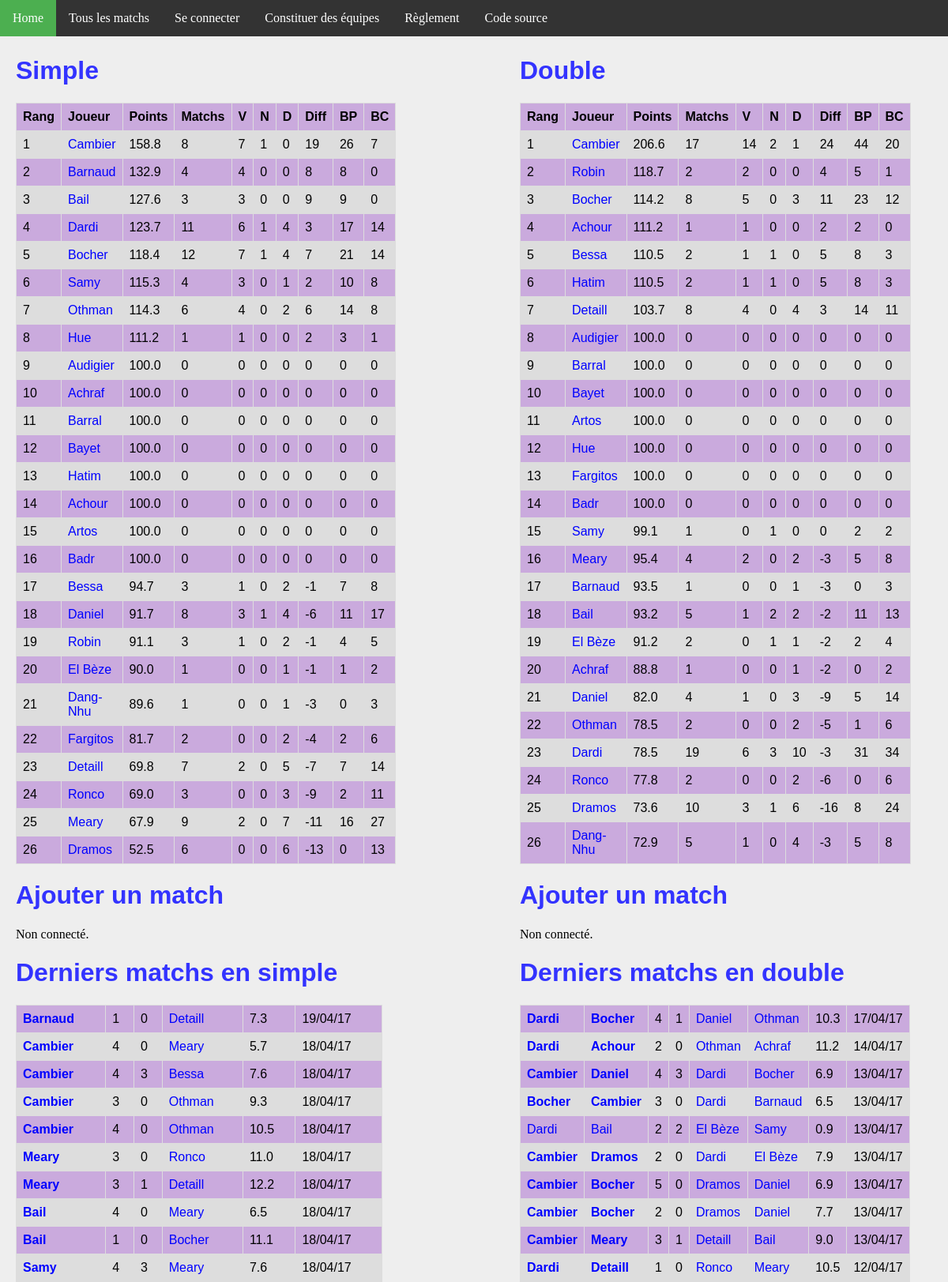
/, run on an earlier commit of the app's database.
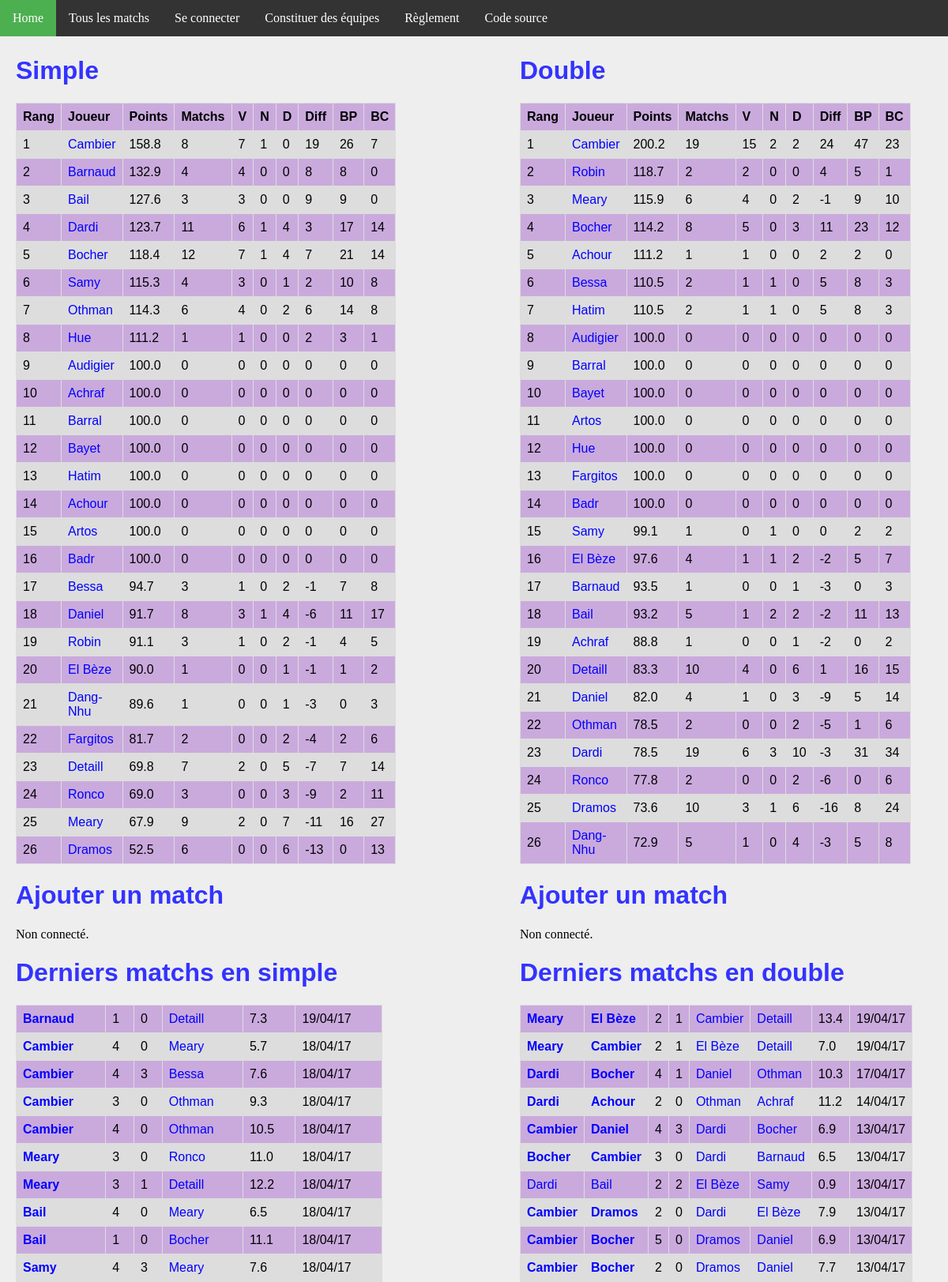
And on a later commit of the database.
### ranking/models.py (models this page shows, shortened)
class Joueur(models.Model):
    user = models.OneToOneField(User, on_delete=models.CASCADE)
    pseudo = models.CharField(max_length = 50, default="Pax lambda")
    simple_score = models.FloatField(default=100)
    simple_rang = models.IntegerField(default=0)
    simple_victoires = models.IntegerField(default=0)
    simple_nuls = models.IntegerField(default=0)
    simple_defaites = models.IntegerField(default=0)
    simple_buts_pour = models.IntegerField(default=0)
    simple_buts_contre = models.IntegerField(default=0)
    double_score = models.FloatField(default=100)
    double_rang = models.IntegerField(default=0)
    double_victoires = models.IntegerField(default=0)
    double_nuls = models.IntegerField(default=0)
    double_defaites = models.IntegerField(default=0)
    double_buts_pour = models.IntegerField(default=0)
    double_buts_contre = models.IntegerField(default=0)
    @property
    def simple_matchs(self):
        return self.simple_nuls + self.simple_victoires + self.simple_defaites
    @property
    def double_matchs(self):
        return self.double_nuls + self.double_victoires + self.double_defaites
    @property
    def simple_diff(self):
        return self.simple_buts_pour - self.simple_buts_contre
    @property
    def double_diff(self):
        return self.double_buts_pour - self.double_buts_contre

class MatchSimple(models.Model):
    domicile = models.ForeignKey('Joueur', related_name = 'dom')
    exterieur = models.ForeignKey('Joueur', related_name = 'exte')
    date = models.DateTimeField(auto_now_add=True)
    buts_domicile = models.IntegerField(default=0)
    buts_exterieur = models.IntegerField(default=0)
    points = models.FloatField(default=0)
    @property
    def winner(self):
        if self.buts_domicile > self.buts_exterieur:
            return 1.
        elif self.buts_domicile < self.buts_exterieur:
            return 0.
        else:
            return 0.5

class MatchDouble(models.Model):
    domicile_1 = models.ForeignKey('Joueur', related_name = 'dom1')
    domicile_2 = models.ForeignKey('Joueur', related_name = 'dom2')
    exterieur_1 = models.ForeignKey('Joueur', related_name = 'exte1')
    exterieur_2 = models.ForeignKey('Joueur', related_name = 'exte2')
    date = models.DateTimeField(auto_now_add=True)
    buts_domicile = models.IntegerField(default=0)
    buts_exterieur = models.IntegerField(default=0)
    points = models.FloatField(default=0)
    @property
    def winner(self):
        if self.buts_domicile > self.buts_exterieur:
            return 1.
        elif self.buts_domicile < self.buts_exterieur:
            return 0.
        else:
            return 0.5

### ranking/views.py (the view)
# urls.py: url(r'^$', views.index, name='index'),
def index(request):
    n_matchs = 10
    context = {
        'simple_ranking': Joueur.objects.order_by('simple_rang').all(),
        'double_ranking': Joueur.objects.order_by('double_rang').all(),
        'simple_matchs': MatchSimple.objects.order_by('-date').all()[:n_matchs],
        'double_matchs': MatchDouble.objects.order_by('-date').all()[:n_matchs],
    }
    return render(request, 'index.html', context)

### ranking/templatetags/app_filter.py (called while the page is built)
@register.filter(name='decimal')
def decimal(x):
    return '{0:.1f}'.format(x)

### ranking/templates/index.html (shortened to what the changed rows need)
{% extends 'base.html' %}
{% block body %}
{% load app_filter %}
<div id="column1" style="float:left; margin:0; width:40%;">
    <h1>Simple</h1>
    <table>
        <tr>
            <th>Rang</th>
            <th>Joueur</th>
            <th>Points</th>
            <th>Matchs</th>
            <th>V</th>
            <th>N</th>
            <th>D</th>
            <th>Diff</th>
            <th>BP</th>
            <th>BC</th>
        </tr>
        {% for j in simple_ranking %}
        <tr>
            <td>{{ j.simple_rang }}</td>
            <td><a class='joueur' href="{% url 'joueur' j.id %}">{{j.pseudo}}</a></td>
            <td>{{j.simple_score|decimal}}</td>
            <td>{{j.simple_matchs}}</td>
            <td>{{j.simple_victoires}}</td>
            <td>{{j.simple_nuls}}</td>
            <td>{{j.simple_defaites}}</td>
            <td>{{j.simple_diff}}</td>
            <td>{{j.simple_buts_pour}}</td>
            <td>{{j.simple_buts_contre}}</td>
        </tr>
        {% endfor %}
    </table>
    <h1>Ajouter un match</h1>
    <h1>Derniers matchs en simple</h1>
    <table>
        {% for m in simple_matchs %}
        <tr>
            <td {% if m.winner == 1 %} style='font-weight:bold'{% endif %} >
                <a class="joueur" href="{% url 'joueur' m.domicile.id %}">{{m.domicile.pseudo}}</a>
            </td>
            <td>{{m.buts_domicile}}</td>
            <td>{{m.buts_exterieur}}</td>
            <td {% if m.winner == 0 %} style='font-weight:bold'{% endif %} >
                <a class='joueur' href="{% url 'joueur' m.exterieur.id %}">{{m.exterieur.pseudo}}</a>
            </td>
            <td>{{m.points|decimal}}</td>
            <td>{{m.date | date:'d/m/y'}}</td>
        </tr>
        {% endfor %}
    </table>
</div>
<div id="column2" style="float:left; margin-left:15%;width:40%;">
<h1>Double</h1>
<table>
    <tr>
        <th>Rang</th>
        <th>Joueur</th>
        <th>Points</th>
        <th>Matchs</th>
        <th>V</th>
        <th>N</th>
        <th>D</th>
        <th>Diff</th>
        <th>BP</th>
        <th>BC</th>
    </tr>
    {% for j in double_ranking %}
    <tr>
        <td>{{ j.double_rang }}</td>
        <td><a class='joueur' href="{% url 'joueur' j.id %}">{{j.pseudo}}</a></td>
        <td>{{j.double_score|decimal}}</td>
        <td>{{j.double_matchs}}</td>
        <td>{{j.double_victoires}}</td>
        <td>{{j.double_nuls}}</td>
        <td>{{j.double_defaites}}</td>
        <td>{{j.double_diff}}</td>
        <td>{{j.double_buts_pour}}</td>
        <td>{{j.double_buts_contre}}</td>
    </tr>
    {% endfor %}
    </table>
    <h1>Ajouter un match</h1>
    <h1>Derniers matchs en double</h1>
    <table>
        {% for m in double_matchs %}
        <tr>
            <td {% if m.winner == 1 %} style='font-weight:bold'{% endif %} >
                <a class="joueur" href="{% url 'joueur' m.domicile_1.id %}">{{m.domicile_1.pseudo}}</a>
            </td>
            <td {% if m.winner == 1 %} style='font-weight:bold'{% endif %} >
                <a class="joueur" href="{% url 'joueur' m.domicile_2.id %}">{{m.domicile_2.pseudo}}</a>
            </td>
            <td>{{m.buts_domicile}}</td>
            <td>{{m.buts_exterieur}}</td>
            <td {% if m.winner == 0 %} style='font-weight:bold'{% endif %} >
                <a class='joueur' href="{% url 'joueur' m.exterieur_1.id %}">{{m.exterieur_1.pseudo}}</a>
            </td>
            <td {% if m.winner == 0 %} style='font-weight:bold'{% endif %} >
                <a class='joueur' href="{% url 'joueur' m.exterieur_2.id %}">{{m.exterieur_2.pseudo}}</a>
            </td>
            <td>{{m.points|decimal}}</td>
            <td>{{m.date | date:'d/m/y'}}</td>
        </tr>
        {% endfor %}
    </table>
    </div>
{% endblock %}

What changed in the data, as far as the page shows it:
no longer on this page (row unchanged): MatchDouble: domicile_1.pseudo "Cambier", domicile_2.pseudo "Meary", buts_domicile "3", buts_exterieur "1", exterieur_1.pseudo "Detaill", exterieur_2.pseudo "Bail", points|decimal "9.0", date "13/04/17"
no longer on this page (row unchanged): MatchDouble: domicile_1.pseudo "Dardi", domicile_2.pseudo "Detaill", buts_domicile "1", buts_exterieur "0", exterieur_1.pseudo "Ronco", exterieur_2.pseudo "Meary", points|decimal "10.5", date "12/04/17"
changed Joueur "Cambier": double_score|decimal "206.6" → "200.2"; double_matchs "17" → "19"; double_victoires "14" → "15"; double_defaites "1" → "2"; double_buts_pour "44" → "47"; double_buts_contre "20" → "23"
changed Joueur "Bocher": double_rang "3" → "4"
changed Joueur "Achraf": double_rang "20" → "19"
changed Joueur "Hatim": double_rang "6" → "7"
changed Joueur "Achour": double_rang "4" → "5"
changed Joueur "Bessa": double_rang "5" → "6"
changed Joueur "El Bèze": double_rang "19" → "16"; double_score|decimal "91.2" → "97.6"; double_matchs "2" → "4"; double_victoires "0" → "1"; double_defaites "1" → "2"; double_buts_pour "2" → "5"; double_buts_contre "4" → "7"; moves up the list
changed Joueur "Detaill": double_rang "7" → "20"; double_score|decimal "103.7" → "83.3"; double_matchs "8" → "10"; double_defaites "4" → "6"; double_diff "3" → "1"; double_buts_pour "14" → "16"; double_buts_contre "11" → "15"; moves down the list
changed Joueur "Meary": double_rang "16" → "3"; double_score|decimal "95.4" → "115.9"; double_matchs "4" → "6"; double_victoires "2" → "4"; double_diff "-3" → "-1"; double_buts_pour "5" → "9"; double_buts_contre "8" → "10"; moves up the list
added MatchDouble: domicile_1.pseudo "Meary", domicile_2.pseudo "El Bèze", buts_domicile "2", buts_exterieur "1", exterieur_1.pseudo "Cambier", exterieur_2.pseudo "Detaill", points|decimal "13.4", date "19/04/17"
added MatchDouble: domicile_1.pseudo "Meary", domicile_2.pseudo "Cambier", buts_domicile "2", buts_exterieur "1", exterieur_1.pseudo "El Bèze", exterieur_2.pseudo "Detaill", points|decimal "7.0", date "19/04/17"
